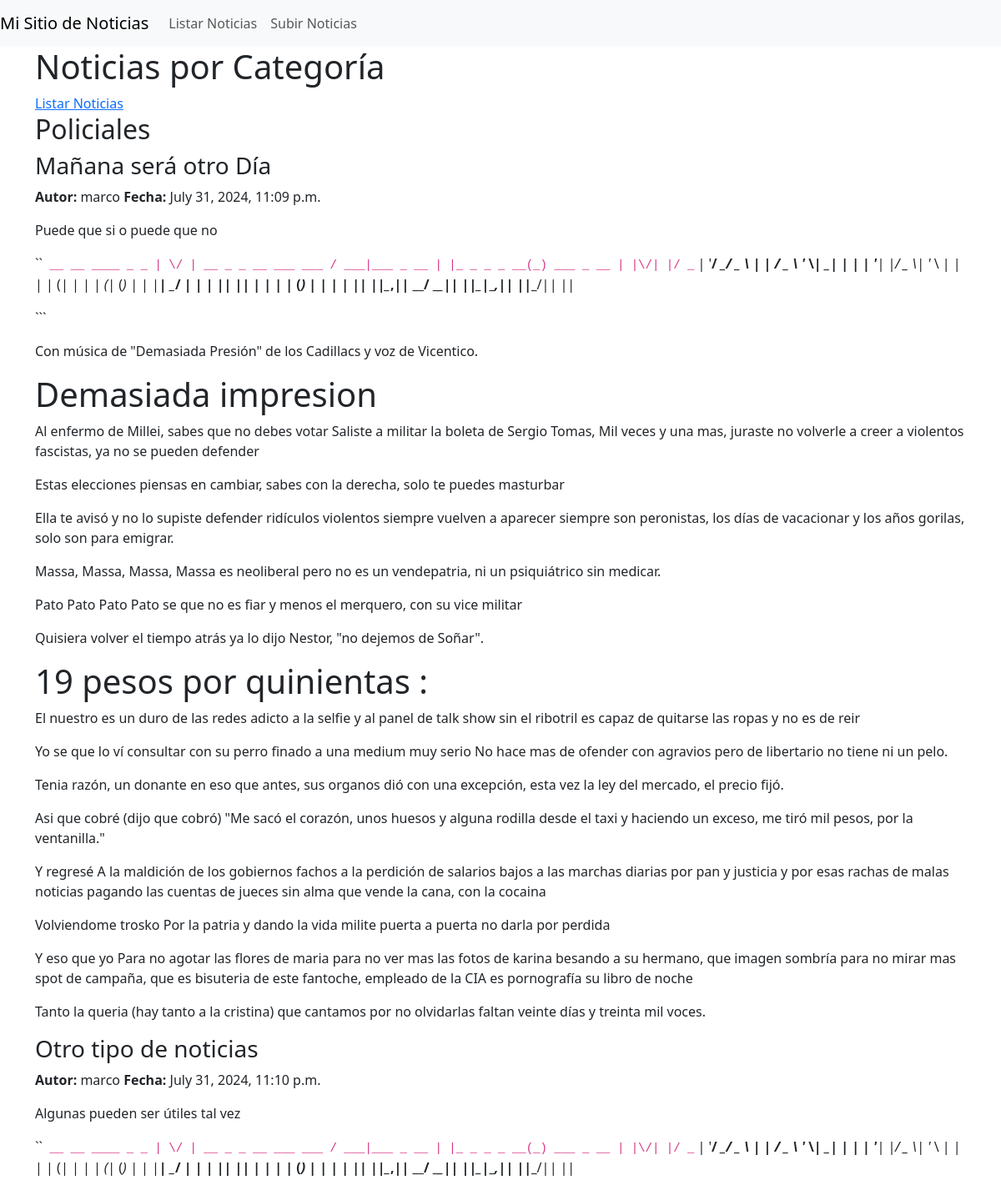
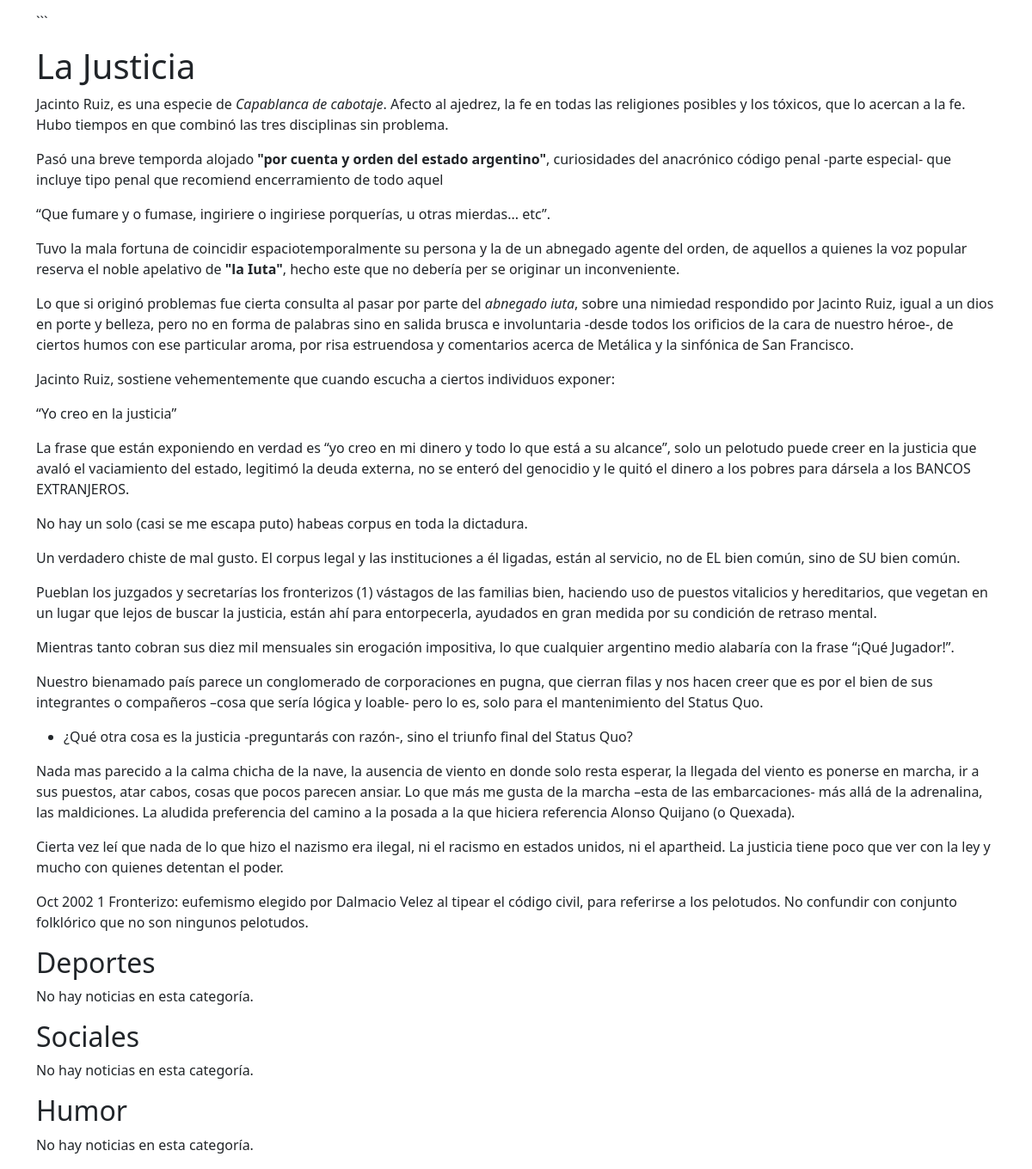
Screenshot of /noticias/ with the database file from the repository (2 pictures, top to bottom).
### noticias/models.py (models this page shows, shortened)
class Categoria(models.Model):
    nombre = models.CharField(max_length=100)
    slug = models.SlugField(max_length=100, unique=True, blank=True)

class Noticia(models.Model):
    titulo = models.CharField(max_length=200)
    resumen = models.TextField()
    contenido = models.TextField(null=True, blank=True)
    archivo_texto = models.FileField(upload_to='textos/', null=True, blank=True)
    categoria = models.ForeignKey(Categoria, on_delete=models.CASCADE)
    fecha_creacion = models.DateTimeField(auto_now_add=True)
    autor = models.ForeignKey(User, on_delete=models.CASCADE, default=1)  # Asegúrate de que el usuario con ID 1 exista

### noticias/views.py (the view)
# urls.py: path('', listar_noticias, name='listar_noticias'),
def listar_noticias(request):
    categorias = Categoria.objects.all()
    return render(request, 'noticias/listar_noticias.html', {'categorias': categorias})

### noticias/templates/noticias/listar_noticias.html (shortened to what this page needs)
{% extends "noticias/base.html" %}
{% block content %}
<!DOCTYPE html>
<html lang="es">
<head>
</head>
<body>
	<h1>Noticias por Categoría</h1>
    <nav>
        <a href="{% url 'noticias:listar_noticias' %}">Listar Noticias</a>
    </nav>
    {% for categoria in categorias %}
        <h2 id="{{ categoria.slug }}">{{ categoria.nombre }}</h2>
        {% for noticia in categoria.noticia_set.all %}
            <article>
                <h3>{{ noticia.titulo }}</h3>
		<p><strong>Autor:</strong> {{ noticia.autor.username }} <strong>Fecha:</strong> {{noticia.fecha_creacion}}</p>
                <p>{{ noticia.resumen }}</p>
                <div>{{ noticia.contenido|safe }}</div>
            </article>
        {% empty %}
            <p>No hay noticias en esta categoría.</p>
        {% endfor %}
    {% endfor %}
</body>
</html>
{% endblock %}

### noticias/templates/noticias/base.html (shortened to what this page needs)
<!DOCTYPE html>
<html lang="en">
<head>
    {% load bootstrap5 %}
    {% bootstrap_css %}
</head>
<body>
    <nav class="navbar navbar-expand-lg navbar-light bg-light">
        <a class="navbar-brand" href="#">Mi Sitio de Noticias</a>
        <div class="collapse navbar-collapse" id="navbarNav">
            <ul class="navbar-nav">
                <li class="nav-item active">
                    <a class="nav-link" href="{% url 'noticias:listar_noticias' %}">Listar Noticias</a>
                </li>
                <li class="nav-item">
                    <a class="nav-link" href="{% url 'noticias:subir_noticia' %}">Subir Noticias</a>
                </li>
            </ul>
        </div>
    </nav>
    <div class="container">
        {% block content %}{% endblock %}
    </div>
</body>
</html>

### rows the page displays
Categoria: nombre "Policiales"
Noticia: titulo "Mañana será otro Día", autor.username "marco", fecha_creacion "July 31, 2024, 11:09 p.m.", resumen "Puede que si o puede que no", contenido "`` __ __ ____ _ _ | \\/ | __ _ _ __ ___ ___ / ___|___ _ __ | |_ _ _ _ __(_) ___ _ __ | |\\/| |/ _ | ' / _/ _ \\ | | / _ \\ ' \\| | |/ _ \\| ' _| | | | ' \\ | | | | ( | | | | ( | ( ) | | | / | | | | | _ | | | | | | | ( ) | | | | | | | |_ , | | _ _ / _ _ | | | |_ |_ , | | | |_ /| | | | ``` Con música de \"Demasiada Presión\" de los Cadillacs y voz de Vicentico. Demasiada impresion Al enfermo de Millei, sabes que no debes votar Saliste a militar la boleta de Sergio Tomas, Mil veces y una mas, juraste no volverle a creer a violentos fascistas, ya no se pueden defender Estas elecciones piensas en cambiar, sabes con la derecha, solo te puedes masturbar Ella te avisó y no lo supiste defender ridículos…"
Noticia: titulo "Otro tipo de noticias", autor.username "marco", fecha_creacion "July 31, 2024, 11:10 p.m.", resumen "Algunas pueden ser útiles tal vez", contenido "`` __ __ ____ _ _ | \\/ | __ _ _ __ ___ ___ / ___|___ _ __ | |_ _ _ _ __(_) ___ _ __ | |\\/| |/ _ | ' / _/ _ \\ | | / _ \\ ' \\| | |/ _ \\| ' _| | | | ' \\ | | | | ( | | | | ( | ( ) | | | / | | | | | _ | | | | | | | ( ) | | | | | | | |_ , | | _ _ / _ _ | | | |_ |_ , | | | |_ /| | | | ``` La Justicia Jacinto Ruiz, es una especie de Capablanca de cabotaje . Afecto al ajedrez, la fe en todas las religiones posibles y los tóxicos, que lo acercan a la fe. Hubo tiempos en que combinó las tres disciplinas sin problema. Pasó una breve temporda alojado \"por cuenta y orden del estado argentino\" , curiosidades del anacrónico código penal -parte especial- que incluye tipo penal que recomiend encerramiento de…"
Categoria: nombre "Deportes"
Categoria: nombre "Sociales"
Categoria: nombre "Humor"
